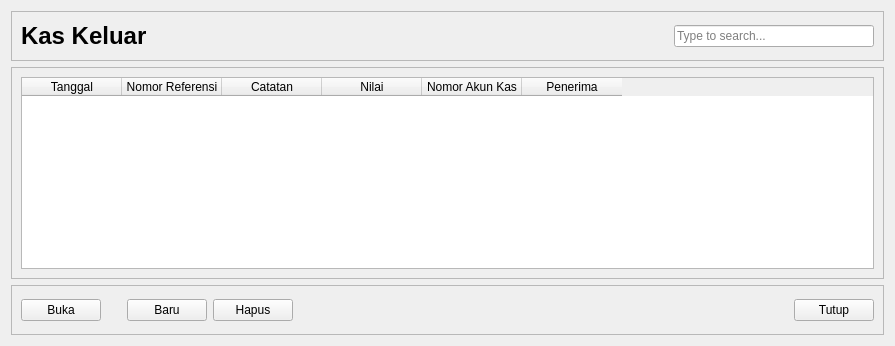
  <widget class="QWidget" name="st_KasKeluar">
   <layout class="QVBoxLayout" name="ivl_KasKeluar">
    <item>
     <widget class="QFrame" name="fr_KasKeluar_t">
      <property name="sizePolicy">
       <sizepolicy hsizetype="Preferred" vsizetype="Preferred">
        <horstretch>0</horstretch>
        <verstretch>1</verstretch>
       </sizepolicy>
      </property>
      <property name="minimumSize">
       <size>
        <width>0</width>
        <height>50</height>
       </size>
      </property>
      <property name="maximumSize">
       <size>
        <width>16777215</width>
        <height>50</height>
       </size>
      </property>
      <property name="frameShape">
       <enum>QFrame::StyledPanel</enum>
      </property>
      <property name="frameShadow">
       <enum>QFrame::Raised</enum>
      </property>
      <layout class="QHBoxLayout" name="ihl_KasKeluar_t">
       <item>
        <widget class="QLabel" name="lb_KasKeluar_Judul">
         <property name="sizePolicy">
          <sizepolicy hsizetype="Preferred" vsizetype="Preferred">
           <horstretch>0</horstretch>
           <verstretch>1</verstretch>
          </sizepolicy>
         </property>
         <property name="minimumSize">
          <size>
           <width>300</width>
           <height>0</height>
          </size>
         </property>
         <property name="maximumSize">
          <size>
           <width>300</width>
           <height>16777215</height>
          </size>
         </property>
         <property name="font">
          <font>
           <pointsize>18</pointsize>
           <weight>75</weight>
           <italic>false</italic>
           <bold>true</bold>
          </font>
         </property>
         <property name="text">
          <string>Kas Keluar</string>
         </property>
        </widget>
       </item>
       <item>
        <spacer name="hs_KasKeluar_t_s">
         <property name="orientation">
          <enum>Qt::Horizontal</enum>
         </property>
         <property name="sizeHint" stdset="0">
          <size>
           <width>226</width>
           <height>20</height>
          </size>
         </property>
        </spacer>
       </item>
       <item>
        <widget class="QLineEdit" name="le_KasKeluar_Search">
         <property name="minimumSize">
          <size>
           <width>200</width>
           <height>0</height>
          </size>
         </property>
         <property name="maximumSize">
          <size>
           <width>200</width>
           <height>16777215</height>
          </size>
         </property>
         <property name="placeholderText">
          <string>Type to search...</string>
         </property>
        </widget>
       </item>
      </layout>
     </widget>
    </item>
    <item>
     <widget class="QFrame" name="fr_KasKeluar_Content">
      <property name="sizePolicy">
       <sizepolicy hsizetype="Preferred" vsizetype="Preferred">
        <horstretch>0</horstretch>
        <verstretch>1</verstretch>
       </sizepolicy>
      </property>
      <property name="frameShape">
       <enum>QFrame::StyledPanel</enum>
      </property>
      <property name="frameShadow">
       <enum>QFrame::Raised</enum>
      </property>
      <layout class="QVBoxLayout" name="ivl_KasKeluar_Content">
       <item>
        <widget class="QTableWidget" name="tbl_KasKeluar">
         <column>
          <property name="text">
           <string>Tanggal</string>
          </property>
         </column>
         <column>
          <property name="text">
           <string>Nomor Referensi</string>
          </property>
         </column>
         <column>
          <property name="text">
           <string>Catatan</string>
          </property>
         </column>
         <column>
          <property name="text">
           <string>Nilai</string>
          </property>
         </column>
         <column>
          <property name="text">
           <string>Nomor Akun Kas</string>
          </property>
         </column>
         <column>
          <property name="text">
           <string>Penerima</string>
          </property>
         </column>
        </widget>
       </item>
      </layout>
     </widget>
    </item>
    <item>
     <widget class="QFrame" name="fr_KasKeluar_b">
      <property name="sizePolicy">
       <sizepolicy hsizetype="Preferred" vsizetype="Preferred">
        <horstretch>0</horstretch>
        <verstretch>1</verstretch>
       </sizepolicy>
      </property>
      <property name="minimumSize">
       <size>
        <width>0</width>
        <height>50</height>
       </size>
      </property>
      <property name="maximumSize">
       <size>
        <width>16777215</width>
        <height>50</height>
       </size>
      </property>
      <property name="frameShape">
       <enum>QFrame::StyledPanel</enum>
      </property>
      <property name="frameShadow">
       <enum>QFrame::Raised</enum>
      </property>
      <layout class="QHBoxLayout" name="ihl_KasKeluar_b">
       <item>
        <widget class="QPushButton" name="tb_KasKeluar_Buka">
         <property name="text">
          <string>Buka</string>
         </property>
        </widget>
       </item>
       <item>
        <spacer name="sp_KasKeluar_b_">
         <property name="orientation">
          <enum>Qt::Horizontal</enum>
         </property>
         <property name="sizeType">
          <enum>QSizePolicy::Fixed</enum>
         </property>
         <property name="sizeHint" stdset="0">
          <size>
           <width>20</width>
           <height>20</height>
          </size>
         </property>
        </spacer>
       </item>
       <item>
        <widget class="QPushButton" name="tb_KasKeluar_Tambah">
         <property name="text">
          <string>Baru</string>
         </property>
        </widget>
       </item>
       <item>
        <widget class="QPushButton" name="tb_KasKeluar_Delete">
         <property name="text">
          <string>Hapus</string>
         </property>
        </widget>
       </item>
       <item>
        <spacer name="somespaces_pyuic_will_just_ignore2">
         <property name="orientation">
          <enum>Qt::Horizontal</enum>
         </property>
         <property name="sizeHint" stdset="0">
          <size>
           <width>495</width>
           <height>20</height>
          </size>
         </property>
        </spacer>
       </item>
       <item>
        <widget class="QPushButton" name="tb_KasKeluar_Tutup">
         <property name="text">
          <string>Tutup</string>
         </property>
        </widget>
       </item>
      </layout>
     </widget>
    </item>
   </layout>
  </widget>
